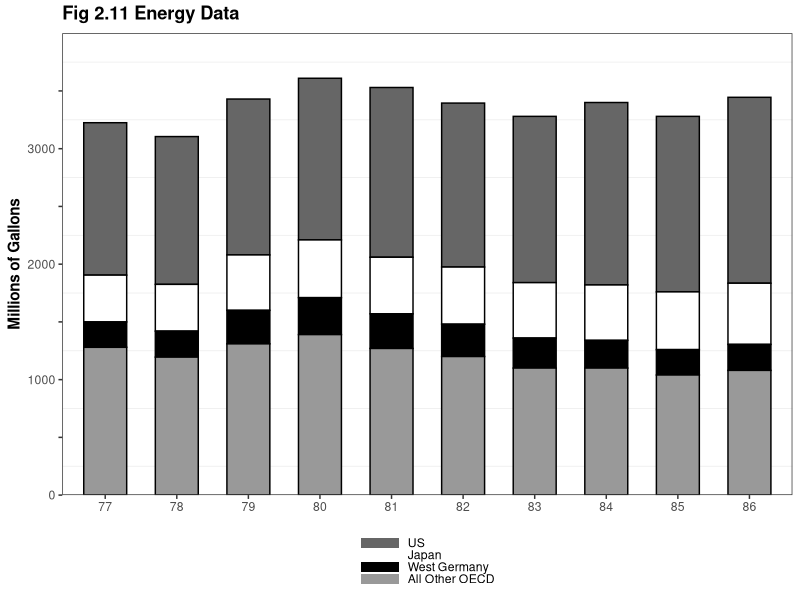
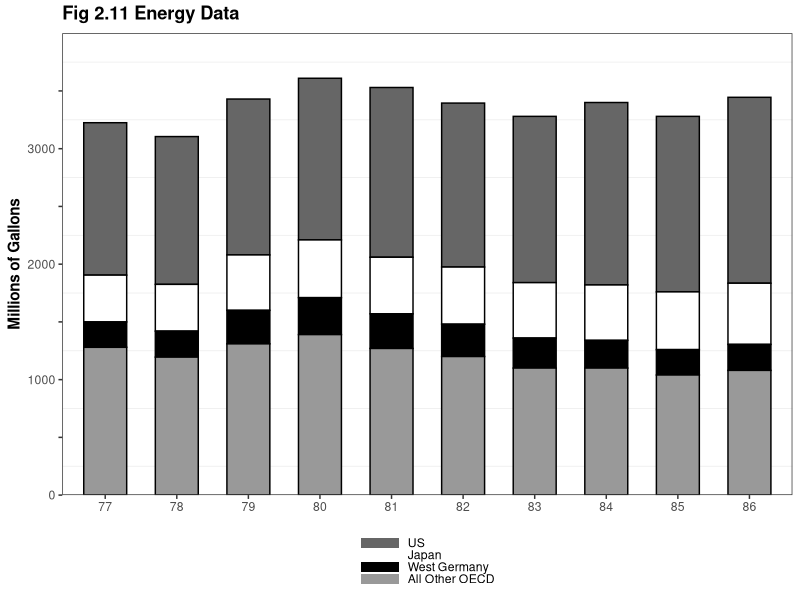

Here is the R script that generated these plots, in order:
library(ggplot2)
library(grid) # unit()
library(reshape2) # melt()

this_base <- "fig02-11_energy-data"

my_data <- data.frame(
  year = factor(77:86),
  us = c(1320, 1280, 1350, 1400, 1470, 1420, 1440, 1580, 1520, 1610),
  japan = c(405, 405, 480, 500, 490, 495, 480, 480, 500, 530),
  germany = c(220, 225, 290, 320, 300, 280, 260, 240, 220, 225),
  other = c(1280, 1195, 1310, 1390, 1270, 1200, 1100, 1100, 1040, 1080))

my_data_long <- melt(my_data, id.vars = "year",
                  measure.vars = c("us", "japan", "germany", "other"), 
                  variable.name = "country", value.name = "value")

p <- ggplot(my_data_long, aes(x = year, y = value, fill = country, width = 0.6)) + 
  geom_bar(stat = "identity") + # hack to hide slashes in legend
  geom_bar(stat = "identity", colour = "black", width = 0.7, show_guide=FALSE) +
  scale_y_continuous(breaks = seq(0, 3500, 500),
                     labels = c(0, "", 1000, "", 2000, "", 3000, ""),
                     limits = c(0, 4000), expand = c(0, 0)) +
  scale_fill_manual("variable" ,
                    values = c('grey40', '#FFFFFF','#000000','grey60'),
                    labels = c("US", "Japan", "West Germany", 
                               "All Other OECD")) +
  labs(x = NULL, y = "Millions of Gallons") +
  ggtitle("Fig 2.11 Energy Data") +
  theme_bw() +
  theme(panel.grid.major = element_blank(),
        plot.title = element_text(size = rel(1.2), face = "bold", vjust = 1.5),
        axis.title = element_text(face = "bold"),
        axis.text = element_text(),
        legend.position = "bottom",
        legend.direction = "vertical",
        legend.key.width = unit(2, "lines"),
        legend.key.height = unit(0.5, "lines"),
        legend.title = element_blank()) 

p

ggsave(paste0(this_base, ".png"), 
       p, width = 6, height = 5)

## note: my_data is estimated 
